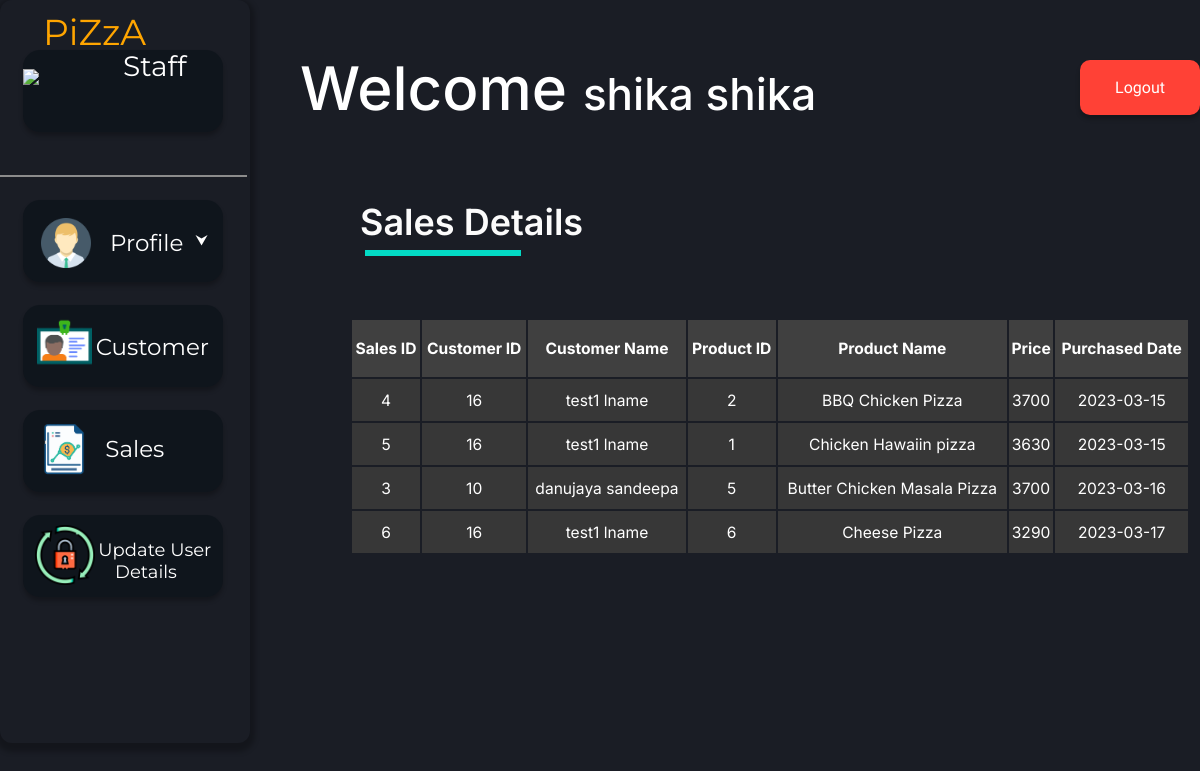
The page /salesView.php (signed in) on the database as committed earlier.
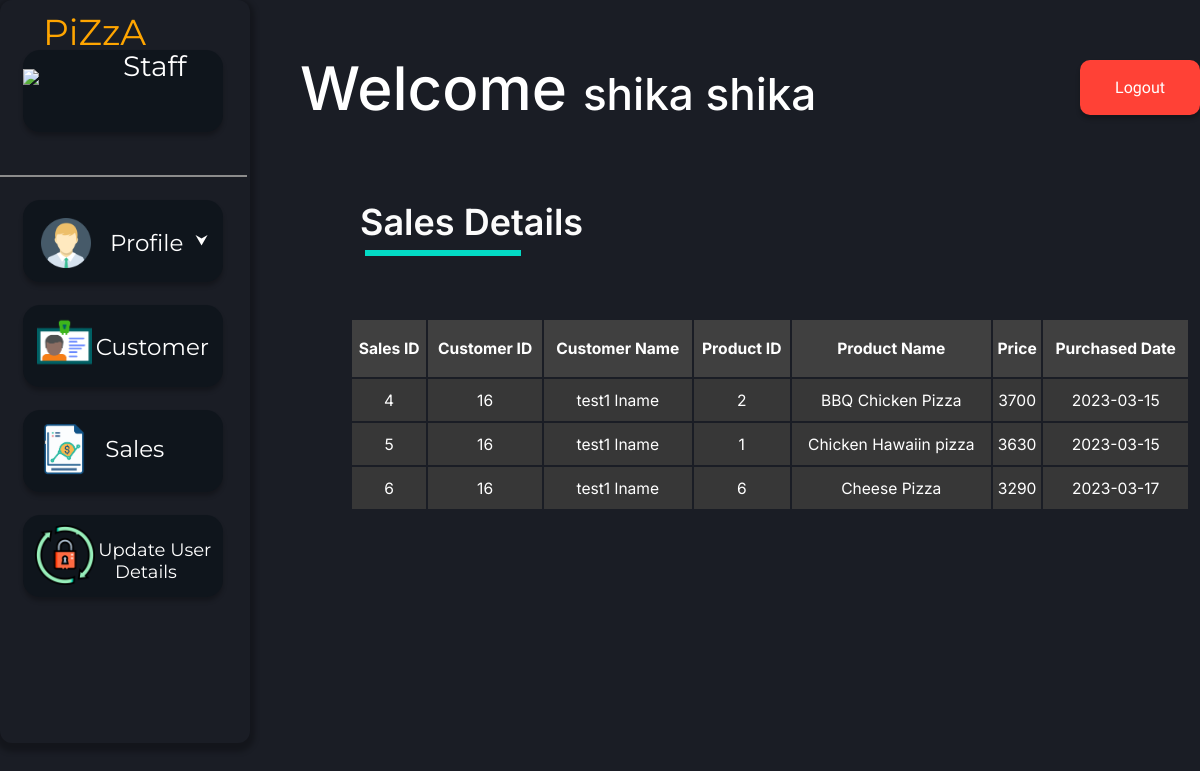
The same page on the database as committed later.
### tables this page shows
CREATE TABLE `sales_details` (
  `Sales_ID` int(11) NOT NULL,
  `Product_ID` int(11) NOT NULL,
  `customer_id` int(11) NOT NULL,
  `Purchased_date` date NOT NULL
);

CREATE TABLE `crm_product` (
  `Product_ID` int(11) NOT NULL,
  `Product_Name` varchar(50) NOT NULL,
  `Price_per_unit` double NOT NULL
);

### salesView.php (the view, shortened to what this page needs)
<?php require_once('./phpFunc/connection/connect.php');
$sql2 = "SELECT d.Sales_ID as s_id , d.customer_id as c_id, concat(c.fname ,' ', c.lname ) as cust_name , d.Product_ID as p_id, d.Purchased_date as pd, p.Product_Name as item, p.Price_per_unit as price
FROM sales_details as d , crm_product as p ,crm_customer as c
where d.Product_ID = p.Product_ID and d.customer_id = c.customer_id order by d.Purchased_date";
mysqli_query($connection, $sql2);
$result = mysqli_query($connection,$sql2);
?>
<!DOCTYPE html>
<html>
<head>
        <link href="./styles/businessUser/main.css" rel="stylesheet">
        <link href="./styles/businessUser/add.css" rel="stylesheet">
</head>
<body>
<div>
<span class="wel-msg"><p>Welcome <span style="font-size:44px;"><?php echo $_SESSION["name"]; ?></span></p></span>
<span class="sub-head">Sales Details</span> <div class="sub-line"></div>
<span><a href="./phpFunc/functions/businessUser/logout.php"><button class="log_out-button">Logout</button> </a></span>
</div>
<div class="menu">
<div class="piza-staff"><img class="piza-logo" src="./assets/img/logo.png">
<span class="menu-text" style="color:orange;">PiZzA</span><br><span class="menu-text" style="font-size:28px; color:white; position:relative; left:100px; bottom:45px;">Staff</span>
</div>
 <div class="menu-line"></div>
<button class="pro-view">
      <img class="pro-avatar" src="./assets/img/pro_avatar.png">
      <span class="pro-text">Profile </span>
</button>
<a href="./salesView.php"><button class="sales-but">
      <img class="sales-logo" src="./assets/img/sales.png">
      <span class="sales-text">Sales </span>
</button></a>
<a href="staffView.php"><button  class="cus-but">
      <img class="cus-logo" src="./assets/img/cus_det.png">
      <span class="cus-text">Customer</span>
</button></a>
<button class="up-but"  style="top:515px;"onclick="document.getElementById('updatePwd').style.display='block'"  >
<img class="up-logo" src="./assets/img/pwd.png">
<span class="up-text">Update User<br><span style="position:relative; left:23px;"> Details</span></span>
</button>
</div>
<table border="0" class="table_dec2">
<tr bgcolor="#404040">
<th>Sales ID</th>
<th>Customer ID</th>
<th>Customer Name</th>
<th>Product ID</th>
<th>Product Name</th>
<th>Price</th>
<th>Purchased Date</th>
</tr>
<?php
while ($row = mysqli_fetch_assoc($result)) {
    echo "
        <tr bgcolor='#373737'>
            <td style='height:40px;'>" . $row['s_id'] . "</td>
            <td>" . $row['c_id'] . "</td>
            <td>" . $row['cust_name'] . "</td>
            <td>" . $row['p_id'] . "</td>
            <td>" . $row['item'] . "</td>
            <td>" . $row['price'] . "</td>
            <td>" . $row['pd'] . "</td>
        </tr>";
}
?>
</table>
</body>
</html>

Rows that differ between the two databases and show on the page:
removed sales_details: Sales_ID "3", customer "10", cust_name "danujaya sandeepa", Product_ID "5", Product_ID.Product_Name "Butter Chicken Masala Pizza", Product_ID.Price_per_unit "3700", Purchased_date "2023-03-16"
